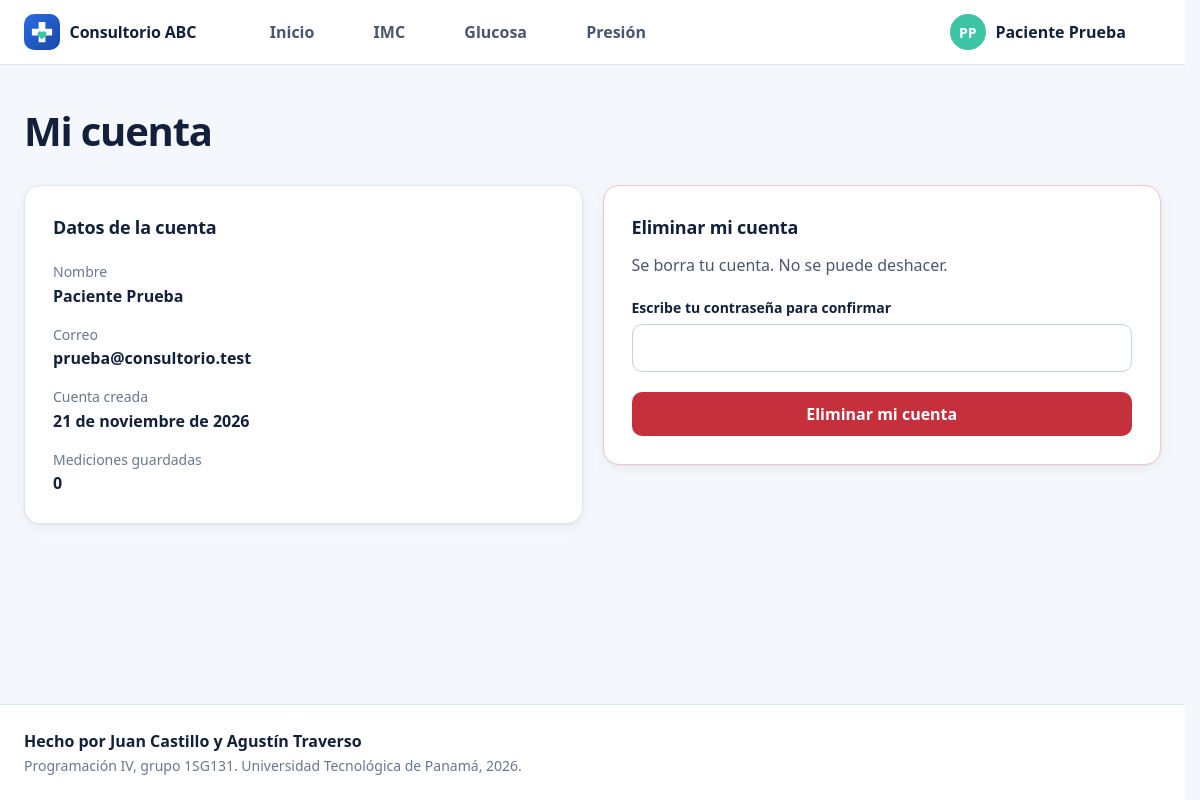
Screenshot of /vistas/cuenta.php (signed in) with the database file from the repository.
### tables this page shows
CREATE TABLE IF NOT EXISTS usuarios (
    id INT UNSIGNED NOT NULL AUTO_INCREMENT,
    nombre VARCHAR(80) NOT NULL,
    correo VARCHAR(160) NOT NULL,
    clave_hash VARCHAR(255) NOT NULL,
    creado_en DATETIME NOT NULL,
    PRIMARY KEY (id),
    UNIQUE KEY correo_unico (correo)
);

### vistas/php/auth.php (called while the page is built, shortened)
<?php
require_once __DIR__ . '/db.php';
function raiz() {
    static $prefijo = null;
    if ($prefijo === null) {
        $sitio = realpath(__DIR__ . '/../..');
        $carpeta = realpath(dirname($_SERVER['SCRIPT_FILENAME']));
        $resto = trim(substr($carpeta, strlen($sitio)), DIRECTORY_SEPARATOR);
        $prefijo = $resto === '' ? '' : str_repeat('../', substr_count($resto, DIRECTORY_SEPARATOR) + 1);
    }
    return $prefijo;
}
function url($ruta) {
    return raiz() . $ruta;
}
function usuario_actual() {
    return ['id' => (int) $_SESSION['usuario_id'], 'nombre' => $_SESSION['usuario_nombre']];
}
function requerir_sesion() {
    $usuario = usuario_actual();
    if (buscar_usuario($usuario['id']) === null) {
        cerrar_sesion();
        redirigir('login.php');
    }
    return $usuario;
}
function tomar_flash() {
    $datos = $_SESSION['flash'] ?? [];
    return $datos;
}

### vistas/php/config.php (called while the page is built, shortened)
<?php
function config_bd() {
    $clave = getenv('DB_PASS');
    return [
        'host' => getenv('DB_HOST') ?: 'localhost',
        'puerto' => getenv('DB_PORT') ?: '3306',
        'base' => getenv('DB_NAME') ?: 'consultorio_abc',
        'usuario' => getenv('DB_USER') ?: 'root',
        'clave' => $clave === false ? '' : $clave,
        'usuario_prueba' => getenv('DB_HOST') === false,
    ];
}

### vistas/php/db.php (called while the page is built, shortened)
<?php
require_once __DIR__ . '/config.php';
function conectar() {
    static $pdo = null;
    if ($pdo !== null) {
        return $pdo;
    }
    $config = config_bd();
    $opciones = [
        PDO::ATTR_ERRMODE => PDO::ERRMODE_EXCEPTION,
        PDO::ATTR_DEFAULT_FETCH_MODE => PDO::FETCH_ASSOC,
        PDO::ATTR_EMULATE_PREPARES => false,
    ];
    $servidor = "mysql:host={$config['host']};port={$config['puerto']};charset=utf8mb4";
    try {
        try {
            $pdo = new PDO("$servidor;dbname={$config['base']}", $config['usuario'], $config['clave'], $opciones);
        } catch (PDOException $error) {
            if ((int) $error->getCode() !== 1049) {
                throw $error;
            }
            $pdo = new PDO($servidor, $config['usuario'], $config['clave'], $opciones);
            $base = str_replace('`', '', $config['base']);
            $pdo->exec("CREATE DATABASE IF NOT EXISTS `$base` CHARACTER SET utf8mb4 COLLATE utf8mb4_unicode_ci");
            $pdo->exec("USE `$base`");
        }
        if ($config['usuario_prueba']) {
            crear_usuario_prueba($pdo);
        }
    } catch (PDOException $error) {
        error_log('Consultorio ABC, error de base de datos: ' . $error->getMessage());
        mostrar_error_bd();
    }
    return $pdo;
}
function crear_usuario_prueba($pdo) {
    $consulta = $pdo->prepare('INSERT IGNORE INTO usuarios (nombre, correo, clave_hash, creado_en) VALUES (?, ?, ?, ?)');
    $consulta->execute([USUARIO_PRUEBA['nombre'], USUARIO_PRUEBA['correo'], USUARIO_PRUEBA['clave_hash'], date('Y-m-d H:i:s')]);
}

### vistas/cuenta.php (the view, shortened to what this page needs)
<?php
require 'php/funciones.php';
require 'php/plantilla.php';
$usuario = requerir_sesion();
$flash = tomar_flash();
$errores = $flash['errores'] ?? [];
$registro = buscar_usuario($usuario['id']);
$total = total_mediciones($usuario['id']);
$desde = new DateTime($registro['creado_en']);
$meses = ['enero', 'febrero', 'marzo', 'abril', 'mayo', 'junio', 'julio', 'agosto', 'septiembre', 'octubre', 'noviembre', 'diciembre'];
abrir_portal('Mi cuenta', 'cuenta', $usuario);
?>
        <header class="encabezado">
            <h1 class="titulo">Mi cuenta</h1>
        </header>
        <div class="cuenta">
            <section class="tarjeta" aria-labelledby="titulo-datos">
                <h2 class="seccion-titulo" id="titulo-datos">Datos de la cuenta</h2>
                <dl class="datos-cuenta">
                    <div><dt>Nombre</dt><dd><?= mostrar($registro['nombre']) ?></dd></div>
                    <div><dt>Correo</dt><dd><?= mostrar($registro['correo']) ?></dd></div>
                    <div><dt>Cuenta creada</dt><dd><?= $desde->format('j') . ' de ' . $meses[$desde->format('n') - 1] . ' de ' . $desde->format('Y') ?></dd></div>
                    <div><dt>Mediciones guardadas</dt><dd><?= $total ?></dd></div>
                </dl>
            </section>
            <section class="tarjeta zona-peligro" aria-labelledby="titulo-eliminar">
                <h2 class="seccion-titulo" id="titulo-eliminar">Eliminar mi cuenta</h2>
                <p class="zona-peligro-texto"><?= texto_eliminar_cuenta($total) ?> No se puede deshacer.</p>
                <form class="formulario" action="<?= url('vistas/php/cuenta_post.php') ?>" method="post">
                    <div class="campo">
                        <label class="campo-etiqueta" for="clave">Escribe tu contraseña para confirmar</label>
                        <input class="campo-entrada" type="password" id="clave" name="clave" autocomplete="current-password" required<?= atributos_error($errores, 'clave') ?>>
                    </div>
                    <button class="boton boton-peligro" type="submit">Eliminar mi cuenta</button>
                </form>
            </section>
        </div>
<?php
cerrar_portal();

### vistas/php/plantilla.php (shortened to what this page needs)
<?php
function documento_inicio($titulo, $clase_cuerpo = '') {
    ?>
<!DOCTYPE html>
<html lang="es" class="documento">
<head>
    <link rel="stylesheet" href="<?= url('css/styles.css') ?>">
</head>
<body class="cuerpo <?= $clase_cuerpo ?>">
    <?php
}
function documento_fin($scripts = []) {
    echo "\n</body>\n</html>\n";
}
function marca($destino) {
    return '<a class="marca" href="' . url($destino) . '">'
        . '<img class="marca-logo" src="' . url('img/logo.svg') . '" alt="" width="36" height="36">'
        . '<span class="marca-nombre">Consultorio ABC</span></a>';
}
function pie() {
    ?>
    <footer class="pie">
        <div class="pie-interior">
            <p class="pie-autores">Hecho por Juan Castillo y Agustín Traverso</p>
            <p class="pie-curso">Programación IV, grupo 1SG131. Universidad Tecnológica de Panamá, 2026.</p>
        </div>
    </footer>
    <?php
}
function abrir_portal($titulo, $activo, $usuario) {
    $opciones = [
        'inicio' => ['Inicio', 'vistas/panel.php'],
        'imc' => ['IMC', 'vistas/imc.php'],
        'glucosa' => ['Glucosa', 'vistas/glucosa.php'],
        'presion' => ['Presión', 'vistas/presion.php'],
    ];
    documento_inicio($titulo, 'cuerpo-portal');
    ?>
    <header class="barra">
        <div class="barra-interior">
            <?= marca('vistas/panel.php') ?>
            <nav class="navegacion" aria-label="Secciones del portal">
                <ul class="navegacion-lista">
                    <?php foreach ($opciones as $clave => [$texto, $destino]): ?>
                        <li>
                            <a class="navegacion-enlace" href="<?= url($destino) ?>"<?= $clave === $activo ? ' aria-current="page"' : '' ?>>
                                <?= icono($clave) ?>
                                <span><?= $texto ?></span>
                            </a>
                        </li>
                    <?php endforeach; ?>
                </ul>
            </nav>
            <details class="menu-usuario">
                <summary class="menu-usuario-boton">
                    <span class="avatar" aria-hidden="true"><?= mostrar(iniciales($usuario['nombre'])) ?></span>
                    <span class="menu-usuario-nombre"><?= mostrar($usuario['nombre']) ?></span>
                    <?= icono('abajo', 'icono icono-pequeno') ?>
                </summary>
            </details>
        </div>
    </header>
    <main class="contenido" id="contenido">
    <?php
}
function cerrar_portal() {
    echo "    </main>\n";
    pie();
    documento_fin(['menu.js', 'formatos.js']);
}
function atributos_error($errores, $campo, $ayuda = '') {
    $describe = trim(($ayuda ? $ayuda . ' ' : '') . (empty($errores[$campo]) ? '' : 'error-' . $campo));
    return (empty($errores[$campo]) ? '' : ' aria-invalid="true"') . ($describe ? ' aria-describedby="' . $describe . '"' : '');
}

### vistas/php/funciones.php (shortened to what this page needs)
<?php
require_once __DIR__ . '/auth.php';
function mostrar($valor) {
    return htmlspecialchars((string) $valor, ENT_QUOTES | ENT_SUBSTITUTE, 'UTF-8');
}
function iniciales($nombre) {
    $partes = preg_split('/\s+/', trim($nombre));
    $letras = mb_substr($partes[0], 0, 1);
    if (count($partes) > 1) {
        $letras .= mb_substr(end($partes), 0, 1);
    }
    return mb_strtoupper($letras);
}
function buscar_usuario($id) {
    $consulta = conectar()->prepare('SELECT id, nombre, correo, clave_hash, creado_en FROM usuarios WHERE id = ?');
    $consulta->execute([$id]);
    return $consulta->fetch() ?: null;
}
function total_mediciones($usuario_id) {
    $consulta = conectar()->prepare('SELECT COUNT(*) FROM mediciones WHERE usuario_id = ?');
    $consulta->execute([$usuario_id]);
    return (int) $consulta->fetchColumn();
}
function texto_eliminar_cuenta($total) {
    if ($total === 0) {
        return 'Se borra tu cuenta.';
    }
    return "Se borran tu cuenta y tus $total mediciones.";
}
function icono($nombre, $clase = 'icono') {
    $trazos = [
        'inicio' => '<path d="M3 10.5 12 3l9 7.5"/><path d="M5 9.5V20a1 1 0 0 0 1 1h4v-6h4v6h4a1 1 0 0 0 1-1V9.5"/>',
        'imc' => '<rect x="3" y="3" width="18" height="18" rx="5"/><path d="M7.5 11.5a4.5 4.5 0 0 1 9 0"/><path d="m12 11.5 2-2.5"/>',
        'glucosa' => '<path d="M12 2.7S6 9.3 6 14a6 6 0 0 0 12 0c0-4.7-6-11.3-6-11.3z"/>',
        'presion' => '<path d="M19.5 12.6 12 20l-7.5-7.4a4.8 4.8 0 0 1 7.5-6 4.8 4.8 0 0 1 7.5 6z"/><path d="M3 12h4.5l1.5-2.5 2.5 5 1.5-2.5H21"/>',
        'figura' => '<circle cx="12" cy="4.5" r="2.5"/><path d="M9.5 21.5v-6l-2-1V10a2 2 0 0 1 2-2h5a2 2 0 0 1 2 2v4.5l-2 1v6"/>',
        'salir' => '<path d="M9 21H5a2 2 0 0 1-2-2V5a2 2 0 0 1 2-2h4"/><path d="m16 17 5-5-5-5"/><path d="M21 12H9"/>',
        'usuario' => '<circle cx="12" cy="8" r="4"/><path d="M4 21a8 8 0 0 1 16 0"/>',
        'abajo' => '<path d="m6 9 6 6 6-6"/>',
        'info' => '<circle cx="12" cy="12" r="9"/><path d="M12 8h.01"/><path d="M11 12h1v4h1"/>',
        'alerta' => '<circle cx="12" cy="12" r="9"/><path d="M12 7v6"/><path d="M12 16.5h.01"/>',
        'reloj' => '<circle cx="12" cy="12" r="9"/><path d="M12 7v5l3 2"/>',
    ];
    return '<svg class="' . $clase . '" viewBox="0 0 24 24" aria-hidden="true">' . $trazos[$nombre] . '</svg>';
}

### rows the page displays
usuarios: nombre "PP", nombre "Paciente Prueba", correo "prueba@consultorio.test", creado_en "21", creado_en "noviembre", creado_en "2026"

### other values shown
$texto "Inicio"
$texto "IMC"
$texto "Glucosa"
$texto "Presión"
$total "0"
texto_eliminar_cuenta($total) "Se borra tu cuenta."
